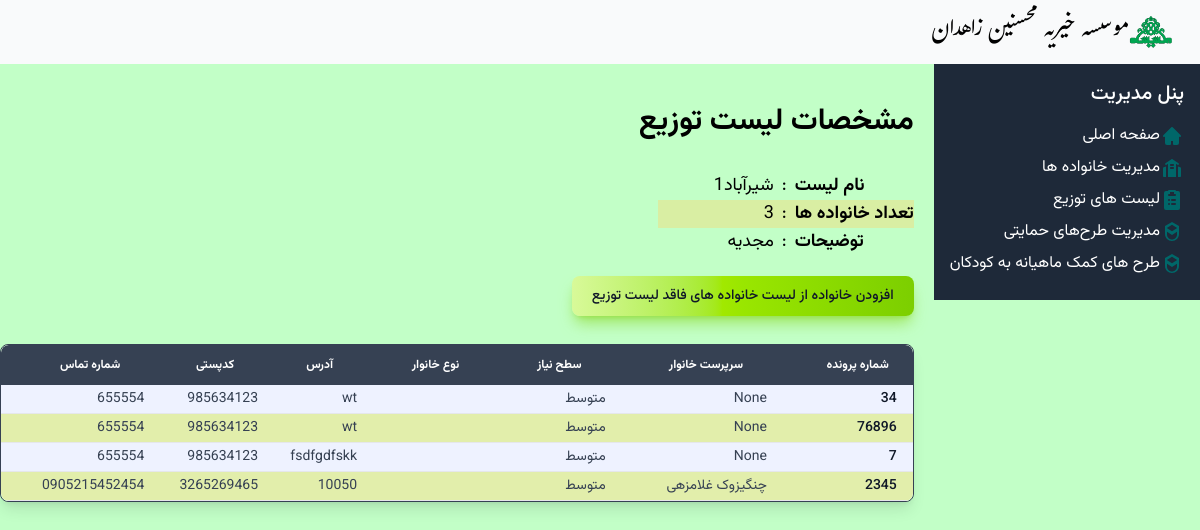
/dist/1/, run on an earlier commit of the app's database.
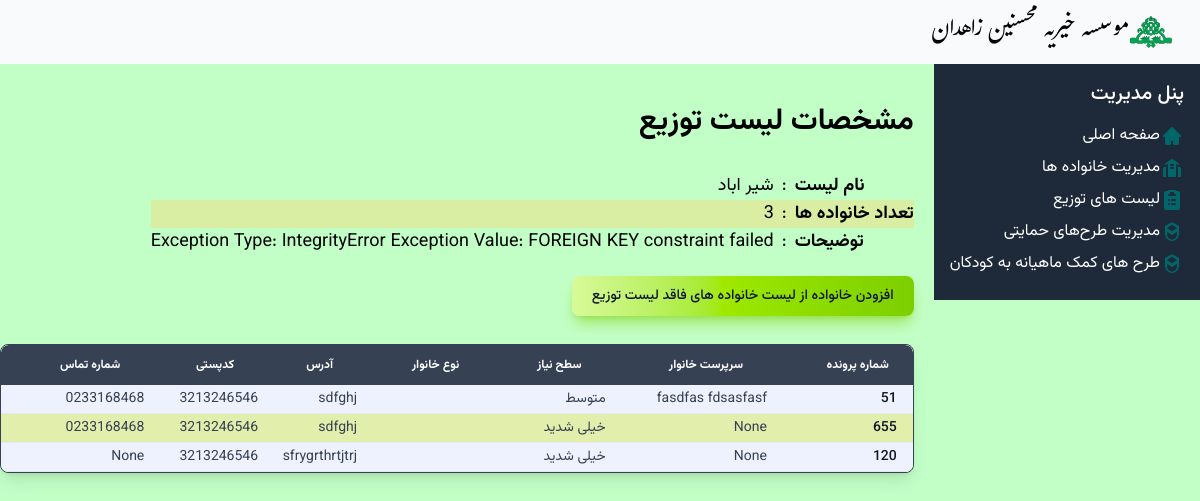
And on a later commit of the database.
### Mohsenin/models.py (models this page shows, shortened)
class Dist(models.Model):
    name = models.CharField('نام لیست توزیع', max_length=100, unique=True)
    note = models.TextField('توضیحات', default="")
    def familycount(self):
        return self.families.filter(is_active=True).count()

class Family(models.Model):
    doc_code = models.IntegerField('شماره پرونده')
    need_level = models.IntegerField('سطح نیاز', default=1, choices=NEED_LEVEL_CHOICE)
    family_type = models.ForeignKey(Family_Type, verbose_name='نوع نیازمندی', on_delete=models.SET_NULL, null=True, blank=True)
    guardian = models.ForeignKey('Person', verbose_name='سرپرست خانوار', on_delete=models.SET_NULL, related_name='guardianship', null=True)
    address = models.CharField('آدرس',max_length=255)
    contact_number = models.CharField('شماره تماس',max_length=15, blank=True, null=True)
    postal_code = models.CharField('کدپستی',max_length=10, blank=True, null= True)
    distlist = models.ForeignKey(Dist, verbose_name='لیست توزیع',on_delete=models.SET_NULL, null=True, related_name='families')
    is_active = models.BooleanField('تحت پوشش',default=True, choices=SUPPORTING_CHOICE)

class Person(models.Model):
    family = models.ForeignKey(Family, related_name='members', verbose_name='خانواده', on_delete=models.CASCADE)
    first_name = models.CharField('نام',max_length=50)
    last_name = models.CharField('نام خانوادگی',max_length=50)
    father_name = models.CharField('نام پدر', max_length=50)
    national_id = models.CharField('شماره ملی', max_length=10)
    birth_date = models.DateField('تاریخ تولد') #TODO: USE django-jalali
    is_orphan = models.BooleanField('یتیم', choices=YES_NO_CHOICE)
    is_active = models.BooleanField('تحت پوشش', default=True, choices=SUPPORTING_CHOICE)
    def __str__(self):
        return self.first_name + " " +self.last_name

### Mohsenin/Views/distviews.py (the view)
# urls.py: path('dist/<int:pk>/', distviews.DistDetailView.as_view(), name='dist_detail'),
class DistDetailView(View):
    template_name = 'Dist/dist_detail.html'
    def get(self, request, pk):
        dist = get_object_or_404(Dist, pk=pk)
        families = dist.families.all()
        context = {
        'dist': dist,
        'families': families,
        }
        return render(request, self.template_name, context)

### Mohsenin/templates/Dist/dist_detail.html (shortened to what this page needs)
{% extends 'base.html' %}
{% block content %}
  <div class="rtl">
    <h2 class="vazir-bold pt-10 pb-8 text-3xl">مشخصات لیست توزیع</h2>
    <table class="w-full max-w-2xl text-right vazir-normal text-lg">
      <tbody>
          <tr>
              <td class="text-left vazir-bold" style="max-width: 200px; white-space: nowrap;">
                نام لیست
              </td>
              <td class="text-center px-2" style="width: 20px;">
                  :
              </td>
              <td class="text-right" style="width: 800px; white-space: nowrap;">
                {{ dist.name }}
              </td>
          </tr>
          <tr>
            <td class="text-left  vazir-bold" style="max-width: 200px; white-space: nowrap;">
              تعداد خانواده ها
            </td>
            <td class="text-center" style="width: 20px;">
                :
            </td>
            <td class="text-right" style="width: 800px;  white-space: nowrap;">
              {{ dist.familycount }}
            </td>
          </tr>
          <tr>
            <td class="text-left vazir-bold" style="max-width: 200px; white-space: nowrap;">
              <p><storng>توضیحات</strong></p>
            </td>
            <td class="text-center" style="width: 20px;">
                :
            </td>
            <td class="text-right" style="width:800px; white-space: nowrap;">
              {{ dist.note }}
            </td>
          </tr>
      </tbody>
  </table>
<div class="py-5 vazir-medium no-print">
<button type="button" class="text-gray-900 bg-gradient-to-r from-lime-200 via-lime-400 to-lime-500 hover:bg-gradient-to-br focus:ring-4 focus:outline-none focus:ring-lime-300 dark:focus:ring-lime-800 shadow-lg shadow-lime-500/50 dark:shadow-lg dark:shadow-lime-800/80 font-medium rounded-lg text-sm px-5 py-2.5 text-center me-2 mb-2">
<a href="{% url 'families_without_dist' pk=dist.pk %}">افزودن خانواده از لیست خانواده های فاقد لیست توزیع</a>
</button>
</div>
<div class="relative overflow-x-auto shadow-lg sm:rounded-lg border border-gray-700">
<table class="w-full text-sm rtl:text-right text-gray-700 bg-white rounded-lg overflow-hidden">
    <thead class="text-xs text-gray-700 uppercase bg-gray-700 text-white">
    <tr class='vazir-semibold'>
        <th scope="col" class="px-6 py-3 text-end">شماره پرونده</th>
        <th scope="col" class="px-6 py-3 text-right">سرپرست خانوار</th>
        <th scope="col" class="px-6 py-3 text-right">سطح نیاز</th>
        <th scope="col" class="px-6 py-3 text-right">نوع خانوار</th>
        <th scope="col" class="px-6 py-3 text-right">آدرس </th>
        <th scope="col" class="px-6 py-3 text-right">کدپستی</th>
        <th scope="col" class="px-6 py-3 text-right">شماره تماس</th>
    </tr>
</thead>
<tbody>
    {% for family in families %}
    <tr class="{% if forloop.counter|divisibleby:2 %}bg-white{% else %}bg-indigo-50{% endif %} border-b border-gray-200 hover:bg-gray-50 vazir-normal">
        <th scope="row" class="px-4 py-1 font-medium text-gray-900 whitespace-nowrap ">{{ family.doc_code }}</th>
        <td >{{ family.guardian }}</td>
        <td >{{ family.get_need_level_display }}</td>
        <td >{{ family.get_family_type_display}}</td>
        <td >{{ family.address }}</td>
        <td >{{ family.postal_code}}</td>
        <td >{{ family.contact_number }}</td>
    </tr>
    {% endfor %}
</tbody>
</table>
</div>
  {% endblock %}

What changed in the data, as far as the page shows it:
removed Family: doc_code "7", guardian "None", need_level "متوسط", address "fsdfgdfskk", postal_code "985634123", contact_number "655554"
removed Family: doc_code "2345", guardian "چنگیزوک غلامزهی", need_level "متوسط", address "10050", postal_code "3265269465", contact_number "0905215452454"
changed Dist: name "شیرآباد1" → "شیر اباد"; note "مجدیه" → "Exception Type: IntegrityError Exception Value: FOREIGN KEY constraint failed"
now on this page (row edited): Family: doc_code "51", guardian "fasdfas fdsasfasf", need_level "متوسط", address "sdfghj", postal_code "3213246546", contact_number "0233168468"
changed Family (number 2 of 3 on the later page): doc_code "34" → "655"; need_level "متوسط" → "خیلی شدید"; address "wt" → "sdfghj"; postal_code "985634123" → "3213246546"; contact_number "655554" → "0233168468"
changed Family: doc_code "76896" → "120"; need_level "متوسط" → "خیلی شدید"; address "wt" → "sfrygrthrtjtrj"; postal_code "985634123" → "3213246546"; contact_number "655554" → "None"
